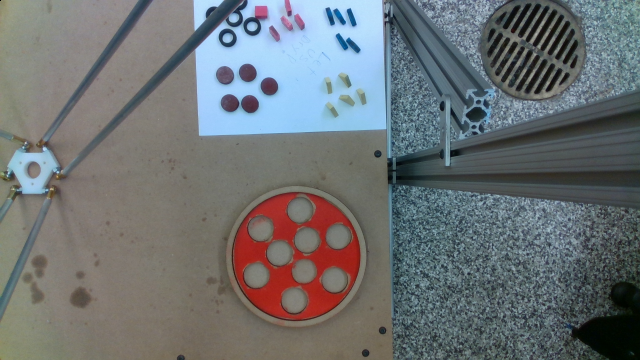
#> input picture modules/test2_Color.png, 640 x 360 px
$ python -i detect_red_circular.py   (imports and definitions only)
#> lines starting #> are read from the running program, lines starting #| are printed output that depends on the picture
#> further down, picture is the input picture: shape (360, 640, 3); mean B, G, R 115.5, 113.4, 108.7
from collections import Counter

import pyrealsense2 as rs
import cv2 as cv
import sys
import numpy as np
from matplotlib import pyplot as plt


# Configuration
# [1 line that did not run here, left out]
# [2 lines not run here, left out]

# Set alignment
# [1 line that did not run here, left out]

# Start pipeline
# [1 line that did not run here, left out]
# [1 line that did not run here, left out]
# [1 line that did not run here, left out]


# [11 lines of commented-out code are left out]


def find_circles_by_HoughCircles(color_img):
    """
    :param color_img: color image read from RealSense
    :return: (a, b, c) where a are ingredient circles, b are pizza inner circles, c are pizza outer circle
    """
    blur = cv.GaussianBlur(color_img, (7, 7), 0)
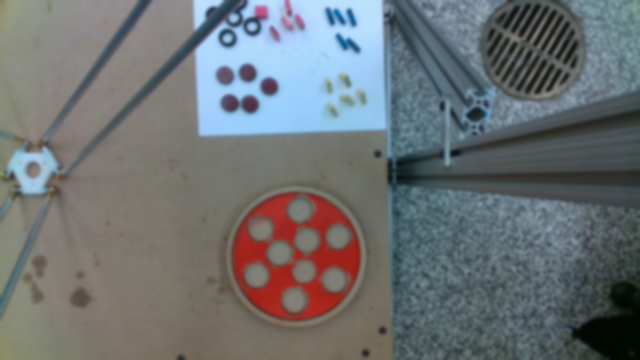
#> blur: shape (360, 640, 3); mean B, G, R 115.5, 113.4, 108.7
    # gray = cv.cvtColor(blur, cv.COLOR_BGR2GRAY)
    edges = cv.Canny(blur, 50, 150, apertureSize=3)
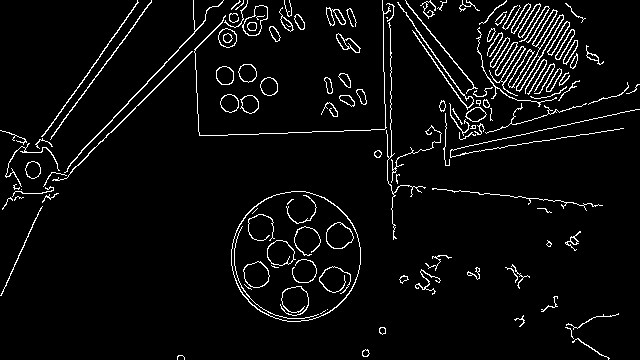
#> edges: shape (360, 640); 4.7% white in thin lines or dots
    circles = cv.HoughCircles(edges, cv.HOUGH_GRADIENT, 1, 6, param1=40, param2=25, minRadius=0, maxRadius=70)
#> circles = 120 rows, first 8: [295.5, 256.5, 65.6], [450.5, 38.5, 69.4], [274.5, 257.5, 44.9], [453.5, 46.5, 65], [441.5, 90.5, 52.7], [474.5, 46.5, 43], [435.5, 93.5, 52.7], [509.5, 105.5, 40.5]

    ingredients = []
    pizza_inner = []
    pizza_outer = []
    if circles is not None:
        circles = np.round(circles[0, :]).astype("int")  # convert circles to appropriate form
#> circles = 120 rows, first 8: [296, 256, 66], [450, 38, 69], [274, 258, 45], [454, 46, 65], [442, 90, 53], [474, 46, 43], [436, 94, 53], [510, 106, 40]
        for circle in circles:
            x, y, r = circle
            if r < 10:
                ingredients.append(circle)
            if r > 10 and r < 14:
                pizza_inner.append(circle)
            if r > 64 and r < 70:
                pizza_outer.append(circle)
#> this loop made 120 passes
#> (x, y, r) on passes 1 to 12: (296, 256, 66), (450, 38, 69), (274, 258, 45), (454, 46, 65), (442, 90, 53), (474, 46, 43), (436, 94, 53), (510, 106, 40), (468, 30, 48), (276, 246, 45), (528, 44, 29), (438, 100, 54)
#> after the loop, ingredients = [[268, 86, 9], [224, 74, 9], [248, 104, 9], [262, 12, 7]]; pizza_inner = [[338, 236, 13], [304, 270, 12], [260, 228, 13], [256, 274, 12], [308, 240, 12], [338, 86, 12], [482, 88, 13], [480, 110, 12], [456, 112, 12]]; pizza_outer = [[296, 256, 66], [450, 38, 69], [454, 46, 65], [476, 2, 68]]

    return ingredients, pizza_inner, pizza_outer


# [115 lines left out: functions filter_red_circle, is_red_color, filter_circles_by_depth, filter_pizza, circle_inside, filter_by_depth and 2 more, not called in this run]


class HashableArray:
    def __init__(self, array):
        self.array = array

    def __hash__(self):
        return hash(tuple(self.array))


class CirclesCounter:
    """ Keep a running count of frequent circles
    """
    def __init__(self):
        self.max_keep = 100  # Max number of circles to keep
        self.cnt = Counter()

    # [26 lines left out: functions update, most_common, not called in this run]

    def clear(self):
        self.cnt = Counter()


# [55 lines left out: functions same_circle, get_xyz, not called in this run]

    # [11 lines of commented-out code are left out]


red_cir_counter = CirclesCounter()
pizza_inner_counter = CirclesCounter()
pizza_outer_counter = CirclesCounter()


clear_time = 10.0  # number of seconds between clearing counters
time_it = 0
wait_time = 100  # in milliseconds, time to wait in each loop
# [84 lines not run here, left out]

>>> import cv2
>>> picture = cv2.imread('test2_Color.png')
>>> result = find_circles_by_HoughCircles(picture)

$ run again, on modules/test_Color.png
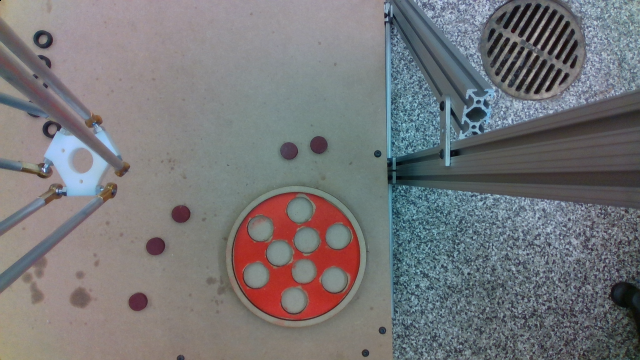
#> input picture modules/test_Color.png, 640 x 360 px
#> picture is the input picture: shape (360, 640, 3); mean B, G, R 120.4, 118, 117.7
#> in find_circles_by_HoughCircles, `blur = cv.GaussianBlur(color_img, (7, 7), 0)`:
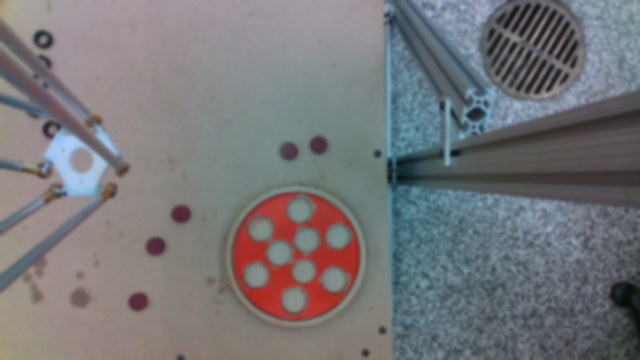
#> blur: shape (360, 640, 3); mean B, G, R 120.4, 118, 117.7
#> in find_circles_by_HoughCircles, `edges = cv.Canny(blur, 50, 150, apertureSize=3)`:
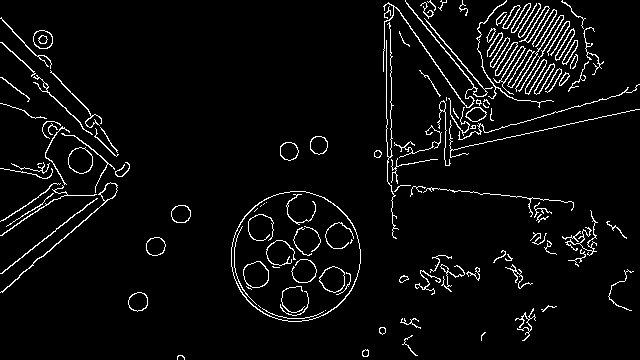
#> edges: shape (360, 640); 4.6% white in thin lines or dots
#> in find_circles_by_HoughCircles, `circles = cv.HoughCircles(edges, cv.HOUGH_GRADIENT, 1, 6, param1=40, p..`: circles = 118 rows, first 8: [295.5, 256.5, 65.6], [446.5, 63.5, 62.8], [452.5, 38.5, 69.4], [433.5, 111.5, 48.5], [453.5, 76.5, 69.4], [446.5, 36.5, 63.9], [454.5, 27.5, 69.4], [431.5, 105.5, 44.9]
#> in find_circles_by_HoughCircles, `circles = np.round(circles[0, :]).astype("int")`: circles = 118 rows, first 8: [296, 256, 66], [446, 64, 63], [452, 38, 69], [434, 112, 48], [454, 76, 69], [446, 36, 64], [454, 28, 69], [432, 106, 45]
#> the loop in find_circles_by_HoughCircles, `for circle in circles:` made 118 passes
#> after the loop in find_circles_by_HoughCircles, `for circle in circles:`: ingredients = [[44, 40, 9], [318, 144, 9], [180, 214, 8], [156, 246, 8]]; pizza_inner = [[338, 236, 13], [80, 160, 12], [332, 280, 12], [256, 274, 13], [296, 300, 13], [304, 272, 12], [300, 208, 13], [280, 252, 12], [472, 114, 12], [308, 240, 12], [480, 110, 12], [576, 52, 12], [570, 72, 12]]; pizza_outer = [[296, 256, 66], [452, 38, 69], [454, 76, 69], [454, 28, 69], [466, 22, 68], [454, 46, 65], [496, 2, 68], [452, 14, 66]]
